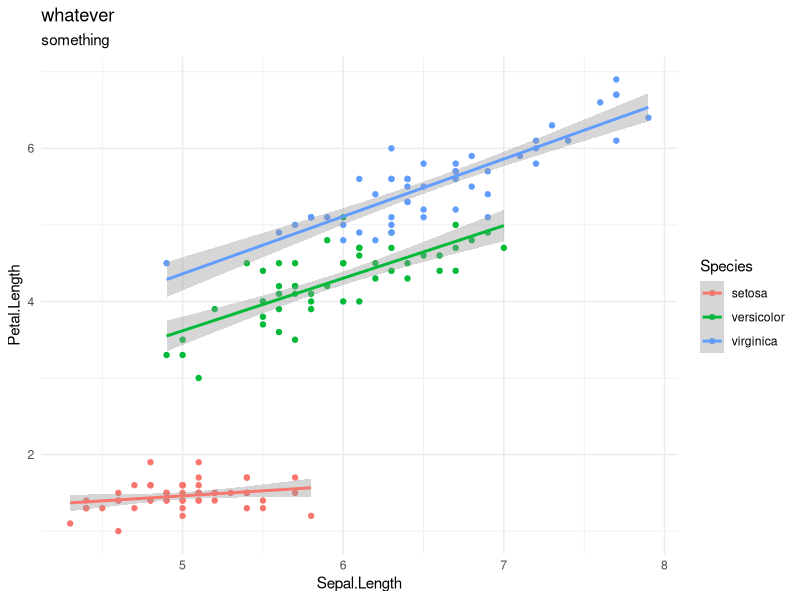
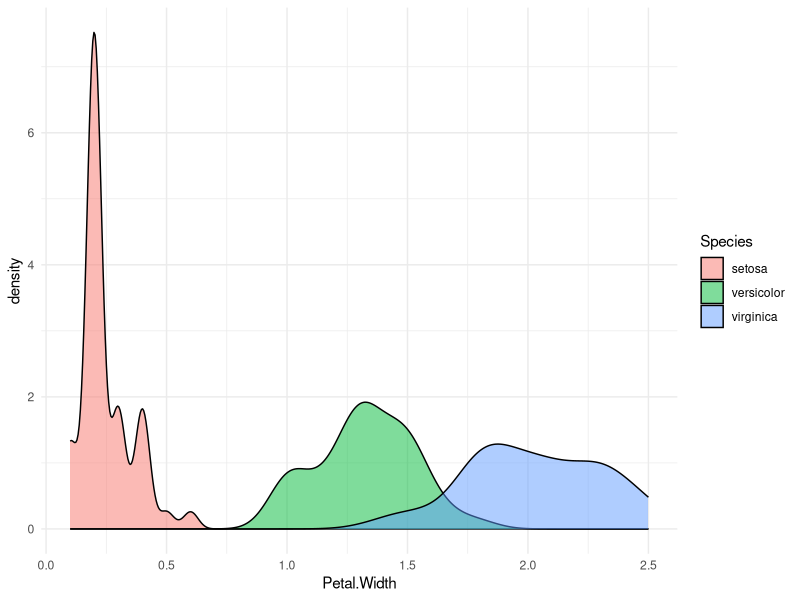
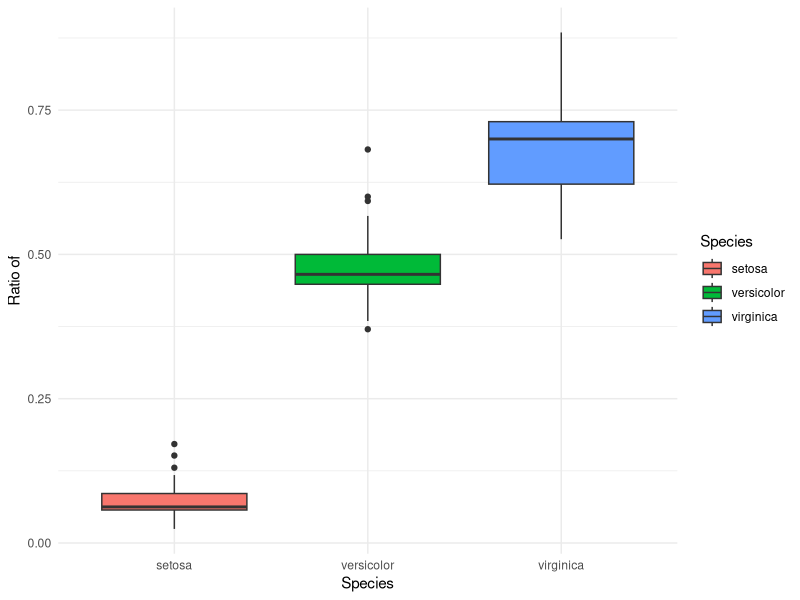
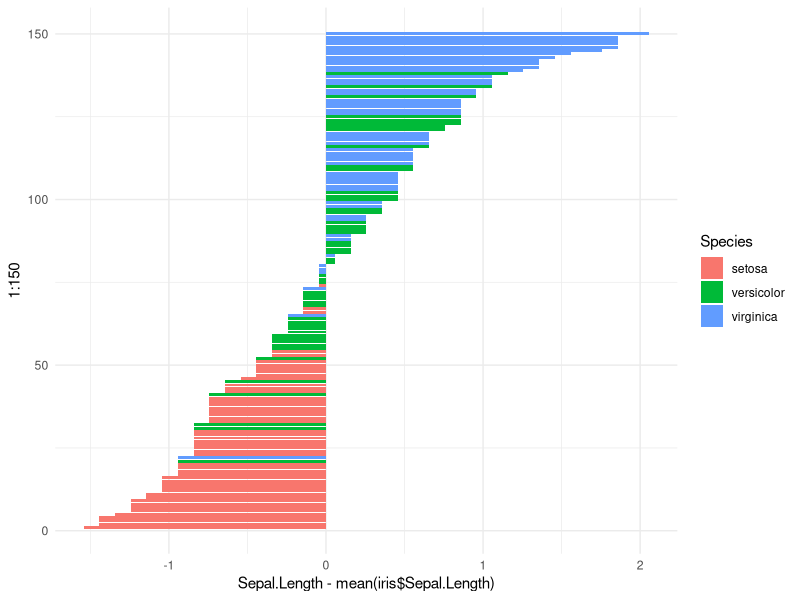

R code for these plots, in order:
library(tidyverse)

ggplot(iris, aes(x=Sepal.Length,y=Petal.Length,color=Species)) +
  geom_point() +
  geom_smooth(method = "lm") +
  theme_minimal() +
  labs(title = "whatever", subtitle = "something")

ggplot(iris, aes(x=Petal.Width,fill=Species)) +
  geom_density(alpha=.5) +
  theme_minimal()

ggplot(iris, aes(x=Species, y= Petal.Width / Sepal.Width, fill=Species)) +
  geom_boxplot() +
  theme_minimal() +
  labs(y="Ratio of")

iris$Deviance <- iris$Sepal.Length-mean(iris$Sepal.Length)


iris2 <- iris[order(iris$Deviance),]
  
ggplot(iris2, aes(x=1:150,y=Sepal.Length - mean(iris$Sepal.Length),fill=Species)) +
  geom_bar(stat="identity") +
  coord_flip() +
  theme_minimal()

